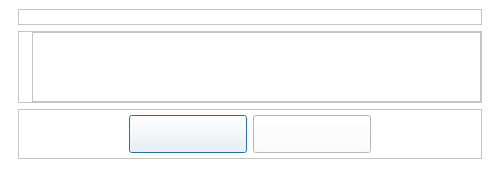
<?xml version="1.0" encoding="UTF-8"?>
<ui version="4.0">
 <class>FormDialog2</class>
 <widget class="QDialog" name="FormDialog2">
  <property name="geometry">
   <rect>
    <x>0</x>
    <y>0</y>
    <width>500</width>
    <height>152</height>
   </rect>
  </property>
  <property name="maximumSize">
   <size>
    <width>1280</width>
    <height>800</height>
   </size>
  </property>
  <property name="windowTitle">
   <string>Dialog</string>
  </property>
  <property name="styleSheet">
   <string notr="true">QLabel
{
	color: rgb(84, 84, 84);
	font: 14pt &quot;Segoe UI&quot;;
}
QPushButton
{
	color: rgb(84, 84, 84);
	font: 14pt &quot;Segoe UI&quot;;
}
QLineEdit
{
	color: rgb(84, 84, 84);
	font: 14pt &quot;Segoe UI&quot;;
}
QTextEdit
{
	color: rgb(84, 84, 84);
	font: 14pt &quot;Segoe UI&quot;;
}
QComboBox
{
	color: rgb(84, 84, 84);
	font: 14pt &quot;Segoe UI&quot;;
}
QWidget
{
	background-color: rgb(255, 255, 255);
}</string>
  </property>
  <layout class="QGridLayout" name="gridLayout">
   <property name="leftMargin">
    <number>18</number>
   </property>
   <property name="topMargin">
    <number>9</number>
   </property>
   <property name="rightMargin">
    <number>18</number>
   </property>
   <item row="2" column="0">
    <widget class="QFrame" name="frameBtn">
     <property name="minimumSize">
      <size>
       <width>0</width>
       <height>50</height>
      </size>
     </property>
     <property name="maximumSize">
      <size>
       <width>16777215</width>
       <height>50</height>
      </size>
     </property>
     <property name="styleSheet">
      <string notr="true">QPushButton
{
	border-image: url(&quot;:/resource/audiocd-popup-btn110-ok-n.png&quot;);
	width: 110px;
	height: 30px;
	color: rgb(84, 84, 84)
}

QPushButton:hover
{
 	border-image: url(&quot;:/resource/audiocd-popup-btn110-ok-h.png&quot;);
	width: 110px;
	height: 30px;	
	color: rgb(255, 255, 255)
}</string>
     </property>
     <property name="frameShape">
      <enum>QFrame::StyledPanel</enum>
     </property>
     <property name="frameShadow">
      <enum>QFrame::Raised</enum>
     </property>
     <layout class="QHBoxLayout" name="horizontalLayout">
      <property name="spacing">
       <number>6</number>
      </property>
      <property name="leftMargin">
       <number>0</number>
      </property>
      <property name="topMargin">
       <number>0</number>
      </property>
      <property name="rightMargin">
       <number>0</number>
      </property>
      <property name="bottomMargin">
       <number>0</number>
      </property>
      <item>
       <spacer name="horizontalSpacer">
        <property name="orientation">
         <enum>Qt::Horizontal</enum>
        </property>
        <property name="sizeHint" stdset="0">
         <size>
          <width>40</width>
          <height>20</height>
         </size>
        </property>
       </spacer>
      </item>
      <item>
       <widget class="QPushButton" name="btnOK">
        <property name="minimumSize">
         <size>
          <width>0</width>
          <height>0</height>
         </size>
        </property>
        <property name="font">
         <font>
          <family>Segoe UI</family>
          <pointsize>14</pointsize>
          <weight>50</weight>
          <italic>false</italic>
          <bold>false</bold>
         </font>
        </property>
       </widget>
      </item>
      <item>
       <widget class="QPushButton" name="btnCancel">
        <property name="minimumSize">
         <size>
          <width>0</width>
          <height>0</height>
         </size>
        </property>
        <property name="font">
         <font>
          <family>Segoe UI</family>
          <pointsize>14</pointsize>
          <weight>50</weight>
          <italic>false</italic>
          <bold>false</bold>
         </font>
        </property>
       </widget>
      </item>
      <item>
       <spacer name="horizontalSpacer_2">
        <property name="orientation">
         <enum>Qt::Horizontal</enum>
        </property>
        <property name="sizeHint" stdset="0">
         <size>
          <width>40</width>
          <height>20</height>
         </size>
        </property>
       </spacer>
      </item>
     </layout>
    </widget>
   </item>
   <item row="0" column="0">
    <widget class="QFrame" name="frame0">
     <property name="frameShape">
      <enum>QFrame::StyledPanel</enum>
     </property>
     <property name="frameShadow">
      <enum>QFrame::Raised</enum>
     </property>
     <layout class="QHBoxLayout" name="horizontalLayout_4">
      <property name="leftMargin">
       <number>0</number>
      </property>
      <property name="topMargin">
       <number>0</number>
      </property>
      <property name="rightMargin">
       <number>0</number>
      </property>
      <property name="bottomMargin">
       <number>0</number>
      </property>
      <item>
       <widget class="QLabel" name="labelKey0">
        <property name="sizePolicy">
         <sizepolicy hsizetype="Maximum" vsizetype="Preferred">
          <horstretch>0</horstretch>
          <verstretch>0</verstretch>
         </sizepolicy>
        </property>
        <property name="minimumSize">
         <size>
          <width>0</width>
          <height>0</height>
         </size>
        </property>
        <property name="maximumSize">
         <size>
          <width>16777215</width>
          <height>16777215</height>
         </size>
        </property>
       </widget>
      </item>
      <item>
       <widget class="QLabel" name="labelValue0">
        <property name="wordWrap">
         <bool>true</bool>
        </property>
       </widget>
      </item>
     </layout>
    </widget>
   </item>
   <item row="1" column="0">
    <widget class="QFrame" name="frame1">
     <property name="frameShape">
      <enum>QFrame::StyledPanel</enum>
     </property>
     <property name="frameShadow">
      <enum>QFrame::Raised</enum>
     </property>
     <layout class="QHBoxLayout" name="horizontalLayout_3">
      <property name="leftMargin">
       <number>0</number>
      </property>
      <property name="topMargin">
       <number>0</number>
      </property>
      <property name="rightMargin">
       <number>0</number>
      </property>
      <property name="bottomMargin">
       <number>0</number>
      </property>
      <item>
       <widget class="QLabel" name="labelKey1">
        <property name="sizePolicy">
         <sizepolicy hsizetype="Maximum" vsizetype="Preferred">
          <horstretch>0</horstretch>
          <verstretch>0</verstretch>
         </sizepolicy>
        </property>
        <property name="minimumSize">
         <size>
          <width>0</width>
          <height>0</height>
         </size>
        </property>
        <property name="maximumSize">
         <size>
          <width>16777215</width>
          <height>16777215</height>
         </size>
        </property>
       </widget>
      </item>
      <item>
       <widget class="QTextEdit" name="textEdit1"/>
      </item>
     </layout>
    </widget>
   </item>
  </layout>
 </widget>
 <resources/>
 <connections/>
</ui>
